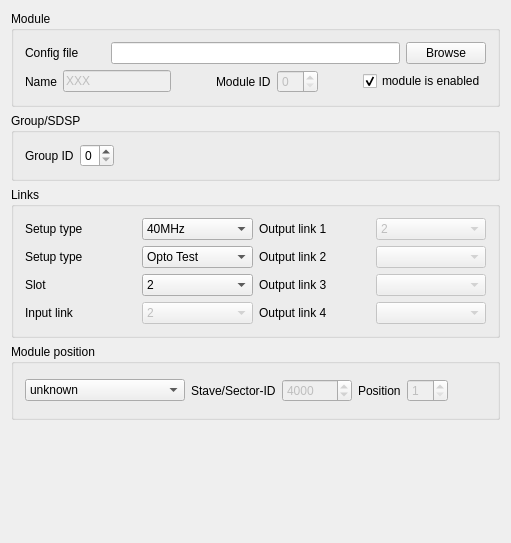
<ui version="4.0" >
 <class>ModuleCfgPageBase</class>
 <widget class="QWidget" name="ModuleCfgPageBase" >
  <property name="geometry" >
   <rect>
    <x>0</x>
    <y>0</y>
    <width>511</width>
    <height>543</height>
   </rect>
  </property>
  <property name="windowTitle" >
   <string>new module</string>
  </property>
  <layout class="QVBoxLayout" >
   <property name="spacing" >
    <number>6</number>
   </property>
   <property name="margin" >
    <number>11</number>
   </property>
   <item>
    <layout class="QVBoxLayout" >
     <item>
      <widget class="Q3GroupBox" name="groupBox2" >
       <property name="title" >
        <string>Module</string>
       </property>
       <layout class="QVBoxLayout" >
        <item>
         <layout class="QVBoxLayout" >
          <item>
           <layout class="QHBoxLayout" >
            <property name="spacing" >
             <number>6</number>
            </property>
            <property name="margin" >
             <number>0</number>
            </property>
            <item>
             <widget class="QLabel" name="TextLabel1_3_2" >
              <property name="minimumSize" >
               <size>
                <width>80</width>
                <height>18</height>
               </size>
              </property>
              <property name="text" >
               <string>Config file</string>
              </property>
              <property name="wordWrap" >
               <bool>false</bool>
              </property>
             </widget>
            </item>
            <item>
             <widget class="QLineEdit" name="FileName" />
            </item>
            <item>
             <widget class="QPushButton" name="BrowseButton" >
              <property name="text" >
               <string>Browse</string>
              </property>
             </widget>
            </item>
           </layout>
          </item>
          <item>
           <layout class="QHBoxLayout" >
            <item>
             <widget class="QLabel" name="textLabel1_2" >
              <property name="mouseTracking" >
               <bool>true</bool>
              </property>
              <property name="text" >
               <string>Name</string>
              </property>
              <property name="wordWrap" >
               <bool>false</bool>
              </property>
             </widget>
            </item>
            <item>
             <widget class="QLineEdit" name="ModName" >
              <property name="enabled" >
               <bool>false</bool>
              </property>
              <property name="text" >
               <string>XXX</string>
              </property>
             </widget>
            </item>
            <item>
             <spacer name="Spacer1_2" >
              <property name="orientation" >
               <enum>Qt::Horizontal</enum>
              </property>
              <property name="sizeType" >
               <enum>QSizePolicy::Expanding</enum>
              </property>
              <property name="sizeHint" stdset="0" >
               <size>
                <width>20</width>
                <height>20</height>
               </size>
              </property>
             </spacer>
            </item>
            <item>
             <widget class="QLabel" name="textLabel1" >
              <property name="text" >
               <string>Module ID</string>
              </property>
              <property name="wordWrap" >
               <bool>false</bool>
              </property>
             </widget>
            </item>
            <item>
             <widget class="QSpinBox" name="moduleID" >
              <property name="enabled" >
               <bool>false</bool>
              </property>
             </widget>
            </item>
            <item>
             <spacer name="Spacer1" >
              <property name="orientation" >
               <enum>Qt::Horizontal</enum>
              </property>
              <property name="sizeType" >
               <enum>QSizePolicy::Expanding</enum>
              </property>
              <property name="sizeHint" stdset="0" >
               <size>
                <width>20</width>
                <height>20</height>
               </size>
              </property>
             </spacer>
            </item>
            <item>
             <widget class="QCheckBox" name="EnableBox" >
              <property name="text" >
               <string>module is enabled</string>
              </property>
              <property name="checked" >
               <bool>true</bool>
              </property>
             </widget>
            </item>
           </layout>
          </item>
         </layout>
        </item>
       </layout>
      </widget>
     </item>
     <item>
      <widget class="Q3GroupBox" name="groupBox8" >
       <property name="title" >
        <string>Group/SDSP</string>
       </property>
       <layout class="QHBoxLayout" >
        <item>
         <layout class="QHBoxLayout" >
          <item>
           <widget class="QLabel" name="textLabel1_3" >
            <property name="text" >
             <string>Group ID</string>
            </property>
            <property name="wordWrap" >
             <bool>false</bool>
            </property>
           </widget>
          </item>
          <item>
           <widget class="QSpinBox" name="grpID" >
            <property name="maximum" >
             <number>3</number>
            </property>
           </widget>
          </item>
          <item>
           <spacer name="spacer32_2" >
            <property name="orientation" >
             <enum>Qt::Horizontal</enum>
            </property>
            <property name="sizeType" >
             <enum>QSizePolicy::Expanding</enum>
            </property>
            <property name="sizeHint" stdset="0" >
             <size>
              <width>71</width>
              <height>21</height>
             </size>
            </property>
           </spacer>
          </item>
         </layout>
        </item>
       </layout>
      </widget>
     </item>
     <item>
      <widget class="Q3GroupBox" name="groupBox1" >
       <property name="title" >
        <string>Links</string>
       </property>
       <layout class="QHBoxLayout" >
        <item>
         <layout class="QHBoxLayout" >
          <item>
           <layout class="QVBoxLayout" >
            <item>
             <layout class="QHBoxLayout" >
              <property name="spacing" >
               <number>6</number>
              </property>
              <property name="margin" >
               <number>0</number>
              </property>
              <item>
               <widget class="QLabel" name="TextLabel1_5_3" >
                <property name="text" >
                 <string>Setup type</string>
                </property>
                <property name="wordWrap" >
                 <bool>false</bool>
                </property>
               </widget>
              </item>
              <item>
               <widget class="QComboBox" name="SetupBox" >
                <property name="enabled" >
                 <bool>true</bool>
                </property>
                <item>
                 <property name="text" >
                  <string>40MHz</string>
                 </property>
                </item>
                <item>
                 <property name="text" >
                  <string>80MHz</string>
                 </property>
                </item>
                <item>
                 <property name="text" >
                  <string>160 MHz</string>
                 </property>
                </item>
                <item>
                 <property name="text" >
                  <string>free choice</string>
                 </property>
                </item>
               </widget>
              </item>
             </layout>
            </item>
            <item>
             <layout class="QHBoxLayout" >
              <item>
               <widget class="QLabel" name="TextLabel1_5_3_2" >
                <property name="text" >
                 <string>Setup type</string>
                </property>
                <property name="wordWrap" >
                 <bool>false</bool>
                </property>
               </widget>
              </item>
              <item>
               <widget class="QComboBox" name="PP0Box" >
                <property name="enabled" >
                 <bool>true</bool>
                </property>
                <item>
                 <property name="text" >
                  <string>Opto Test</string>
                 </property>
                </item>
                <item>
                 <property name="text" >
                  <string>Opto Final</string>
                 </property>
                </item>
                <item>
                 <property name="text" >
                  <string>eBoc</string>
                 </property>
                </item>
               </widget>
              </item>
             </layout>
            </item>
            <item>
             <layout class="QHBoxLayout" >
              <property name="spacing" >
               <number>6</number>
              </property>
              <property name="margin" >
               <number>0</number>
              </property>
              <item>
               <widget class="QLabel" name="TextLabel1_5_4" >
                <property name="text" >
                 <string>Slot</string>
                </property>
                <property name="wordWrap" >
                 <bool>false</bool>
                </property>
               </widget>
              </item>
              <item>
               <widget class="QComboBox" name="SlotBox" >
                <item>
                 <property name="text" >
                  <string>2</string>
                 </property>
                </item>
               </widget>
              </item>
             </layout>
            </item>
            <item>
             <layout class="QHBoxLayout" >
              <property name="spacing" >
               <number>6</number>
              </property>
              <property name="margin" >
               <number>0</number>
              </property>
              <item>
               <widget class="QLabel" name="TextLabel1_5" >
                <property name="text" >
                 <string>Input link</string>
                </property>
                <property name="wordWrap" >
                 <bool>false</bool>
                </property>
               </widget>
              </item>
              <item>
               <widget class="QComboBox" name="InputBox" >
                <property name="enabled" >
                 <bool>false</bool>
                </property>
                <item>
                 <property name="text" >
                  <string>2</string>
                 </property>
                </item>
               </widget>
              </item>
             </layout>
            </item>
           </layout>
          </item>
          <item>
           <layout class="QVBoxLayout" >
            <property name="spacing" >
             <number>6</number>
            </property>
            <property name="margin" >
             <number>0</number>
            </property>
            <item>
             <layout class="QHBoxLayout" >
              <property name="spacing" >
               <number>6</number>
              </property>
              <property name="margin" >
               <number>0</number>
              </property>
              <item>
               <widget class="QLabel" name="TextLabel1_5_2" >
                <property name="text" >
                 <string>Output link 1</string>
                </property>
                <property name="wordWrap" >
                 <bool>false</bool>
                </property>
               </widget>
              </item>
              <item>
               <widget class="QComboBox" name="Output0Box" >
                <property name="enabled" >
                 <bool>false</bool>
                </property>
                <item>
                 <property name="text" >
                  <string>2</string>
                 </property>
                </item>
               </widget>
              </item>
             </layout>
            </item>
            <item>
             <layout class="QHBoxLayout" >
              <property name="spacing" >
               <number>6</number>
              </property>
              <property name="margin" >
               <number>0</number>
              </property>
              <item>
               <widget class="QLabel" name="TextLabel1_5_2_2" >
                <property name="text" >
                 <string>Output link 2</string>
                </property>
                <property name="wordWrap" >
                 <bool>false</bool>
                </property>
               </widget>
              </item>
              <item>
               <widget class="QComboBox" name="Output1Box" >
                <property name="enabled" >
                 <bool>false</bool>
                </property>
               </widget>
              </item>
             </layout>
            </item>
            <item>
             <layout class="QHBoxLayout" >
              <property name="spacing" >
               <number>6</number>
              </property>
              <property name="margin" >
               <number>0</number>
              </property>
              <item>
               <widget class="QLabel" name="TextLabel1_5_2_3" >
                <property name="text" >
                 <string>Output link 3</string>
                </property>
                <property name="wordWrap" >
                 <bool>false</bool>
                </property>
               </widget>
              </item>
              <item>
               <widget class="QComboBox" name="Output2Box" >
                <property name="enabled" >
                 <bool>false</bool>
                </property>
               </widget>
              </item>
             </layout>
            </item>
            <item>
             <layout class="QHBoxLayout" >
              <property name="spacing" >
               <number>6</number>
              </property>
              <property name="margin" >
               <number>0</number>
              </property>
              <item>
               <widget class="QLabel" name="TextLabel1_5_2_4" >
                <property name="text" >
                 <string>Output link 4</string>
                </property>
                <property name="wordWrap" >
                 <bool>false</bool>
                </property>
               </widget>
              </item>
              <item>
               <widget class="QComboBox" name="Output3Box" >
                <property name="enabled" >
                 <bool>false</bool>
                </property>
               </widget>
              </item>
             </layout>
            </item>
           </layout>
          </item>
         </layout>
        </item>
       </layout>
      </widget>
     </item>
     <item>
      <widget class="Q3GroupBox" name="geoBox" >
       <property name="title" >
        <string>Module position</string>
       </property>
       <layout class="QHBoxLayout" >
        <item>
         <layout class="QHBoxLayout" >
          <item>
           <widget class="QComboBox" name="stave_sectorBox" >
            <property name="minimumSize" >
             <size>
              <width>160</width>
              <height>0</height>
             </size>
            </property>
            <item>
             <property name="text" >
              <string>unknown</string>
             </property>
            </item>
            <item>
             <property name="text" >
              <string>Stave</string>
             </property>
            </item>
            <item>
             <property name="text" >
              <string>Sector</string>
             </property>
            </item>
           </widget>
          </item>
          <item>
           <spacer name="spacer24_2" >
            <property name="orientation" >
             <enum>Qt::Horizontal</enum>
            </property>
            <property name="sizeType" >
             <enum>QSizePolicy::Expanding</enum>
            </property>
            <property name="sizeHint" stdset="0" >
             <size>
              <width>30</width>
              <height>21</height>
             </size>
            </property>
           </spacer>
          </item>
          <item>
           <widget class="QLabel" name="textLabel1_4_2" >
            <property name="text" >
             <string>Stave/Sector-ID</string>
            </property>
            <property name="wordWrap" >
             <bool>false</bool>
            </property>
           </widget>
          </item>
          <item>
           <widget class="QSpinBox" name="staveID" >
            <property name="enabled" >
             <bool>false</bool>
            </property>
            <property name="minimumSize" >
             <size>
              <width>70</width>
              <height>0</height>
             </size>
            </property>
            <property name="maximum" >
             <number>9999</number>
            </property>
            <property name="value" >
             <number>4000</number>
            </property>
           </widget>
          </item>
          <item>
           <spacer name="spacer26" >
            <property name="orientation" >
             <enum>Qt::Horizontal</enum>
            </property>
            <property name="sizeType" >
             <enum>QSizePolicy::Expanding</enum>
            </property>
            <property name="sizeHint" stdset="0" >
             <size>
              <width>71</width>
              <height>31</height>
             </size>
            </property>
           </spacer>
          </item>
          <item>
           <widget class="QLabel" name="textLabel1_4" >
            <property name="text" >
             <string>Position</string>
            </property>
            <property name="wordWrap" >
             <bool>false</bool>
            </property>
           </widget>
          </item>
          <item>
           <widget class="QSpinBox" name="modPosition" >
            <property name="enabled" >
             <bool>false</bool>
            </property>
            <property name="minimum" >
             <number>1</number>
            </property>
            <property name="maximum" >
             <number>13</number>
            </property>
            <property name="value" >
             <number>1</number>
            </property>
           </widget>
          </item>
          <item>
           <spacer name="spacer25_2" >
            <property name="orientation" >
             <enum>Qt::Horizontal</enum>
            </property>
            <property name="sizeType" >
             <enum>QSizePolicy::Expanding</enum>
            </property>
            <property name="sizeHint" stdset="0" >
             <size>
              <width>220</width>
              <height>21</height>
             </size>
            </property>
           </spacer>
          </item>
         </layout>
        </item>
       </layout>
      </widget>
     </item>
     <item>
      <spacer name="spacer3" >
       <property name="orientation" >
        <enum>Qt::Vertical</enum>
       </property>
       <property name="sizeType" >
        <enum>QSizePolicy::Expanding</enum>
       </property>
       <property name="sizeHint" stdset="0" >
        <size>
         <width>20</width>
         <height>226</height>
        </size>
       </property>
      </spacer>
     </item>
    </layout>
   </item>
  </layout>
 </widget>
 <layoutdefault spacing="6" margin="11" />
 <pixmapfunction>qPixmapFromMimeSource</pixmapfunction>
 <customwidgets>
  <customwidget>
   <class>Q3GroupBox</class>
   <extends>QGroupBox</extends>
   <header>Qt3Support/Q3GroupBox</header>
   <container>1</container>
  </customwidget>
 </customwidgets>
 <resources/>
 <connections/>
</ui>
